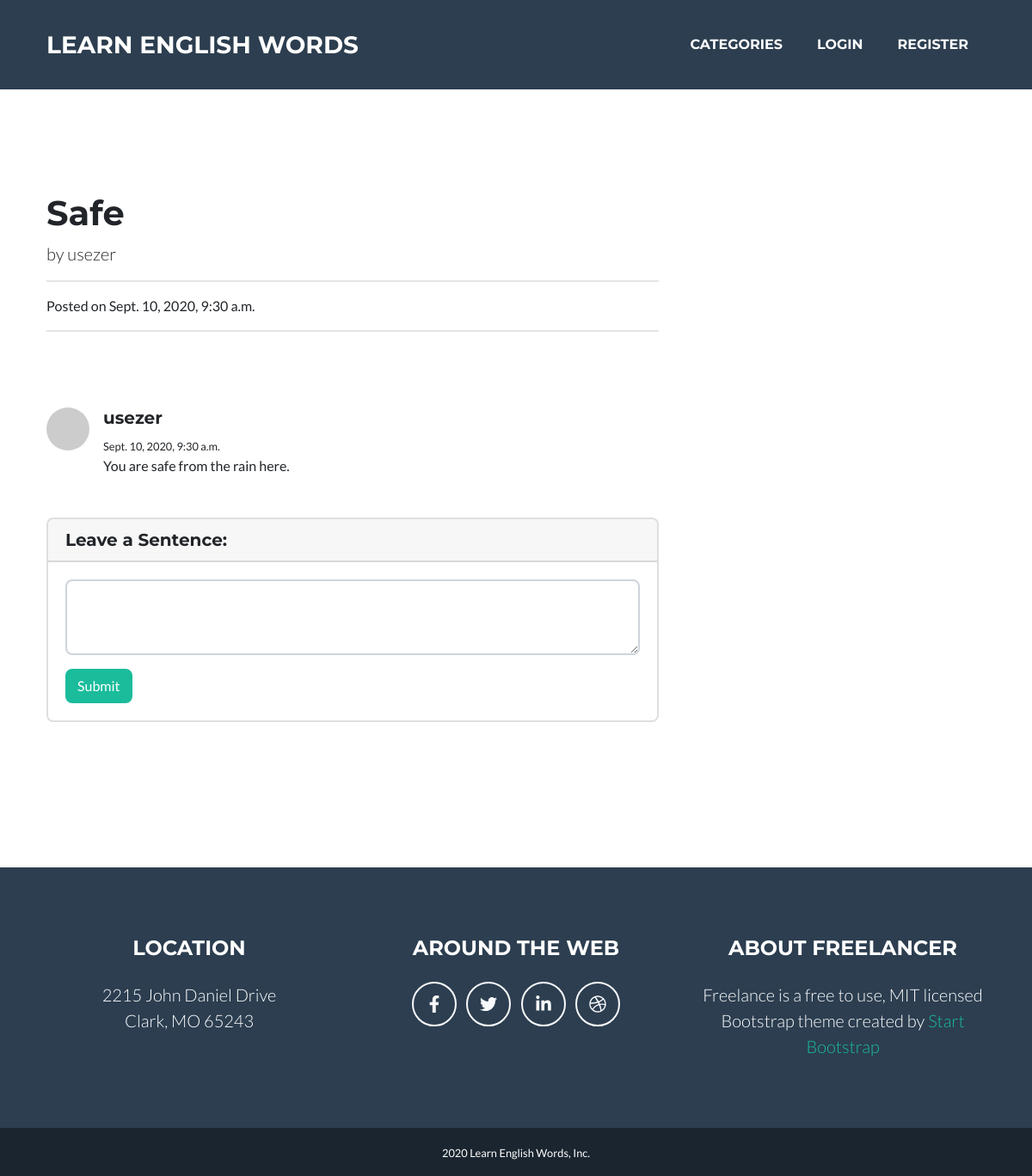
The page /word/detail/60/ on the database its author committed.
### words/models.py (models this page shows, shortened)
class Word(models.Model):
    word_en = models.CharField(max_length=50)
    word_tr = models.CharField(max_length=50)
    author = models.ForeignKey("auth.User",on_delete = models.CASCADE)
    category = models.CharField(max_length=20)
    content = RichTextField()
    created_date = models.DateTimeField(auto_now_add=True)

class Comment(models.Model):
    word = models.ForeignKey(Word,on_delete = models.CASCADE,verbose_name = "Word",related_name="comments")
    comment_author = models.ForeignKey(User,on_delete=models.CASCADE,max_length = 50,verbose_name = "Author")
    comment_content = models.CharField(max_length = 200,verbose_name = "Sample Sentence")
    comment_date = models.DateTimeField(auto_now_add=True)
    class Meta:
        ordering = ['-comment_date']

### words/views.py (the view)
# urls.py: path('detail/<int:id>/',views.detail,name = "detail"),
def detail(request,id):
    word = get_object_or_404(Word,id=id)
    word.word_en = string.capwords(word.word_en)
    comments = word.comments.all()
    if request.method == "POST":
        sentence = request.POST.get("sentence")
        new_comment = Comment(comment_content =sentence,word = word)
        new_comment.comment_author = request.user
        new_comment.save()
    return render(request,"detail.html",{'word':word,'comments':comments})

### templates/detail.html (shortened to what this page needs)
{% extends "base.html" %}
{% block body %}
    <div class="container" style="margin-top:200px;">
        <div class="row">
          <div class="col-lg-8">
            <h1 class="mt-4">{{word.word_en}}</h1>
            <p class="lead">
              by {{word.author}}
            </p>
            <hr>
            <p>Posted on  {{word.created_date}}</p>
            <hr>
            <br><br><br>
            {% for comment in comments %}
            <div class="media mb-4">
              <img class="d-flex mr-3 rounded-circle" src="http://placehold.it/50x50" alt="">
              <div class="media-body">
                <h5 class="mt-0">{{comment.comment_author}}</h5>
                <small>{{comment.comment_date}}</small><br>
                {{comment.comment_content}}
                <br>
                <br>
              </div>
            </div>
            {% endfor %}
            <div class="card my-4">
              <h5 class="card-header">Leave a Sentence:</h5>
              <div class="card-body">
                <form method="POST">
                  <div class="form-group">
                    <textarea class="form-control" rows="3" name="sentence"></textarea>
                  </div>
                  <button type="submit" class="btn btn-primary">Submit</button>
                </form>
              </div>
            </div>
          </div>
        </div>
      </div>
{% endblock body %}

### rows shown on the page
Word: word_en "Safe", author "usezer", created_date "Sept. 10, 2020, 9:30 a.m."
Comment: comment_author "usezer", comment_date "Sept. 10, 2020, 9:30 a.m.", comment_content "You are safe from the rain here."
